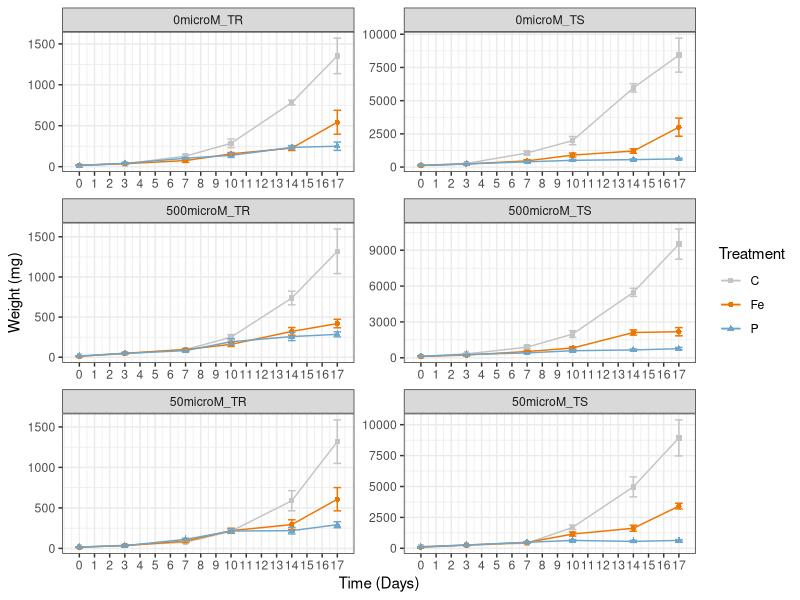
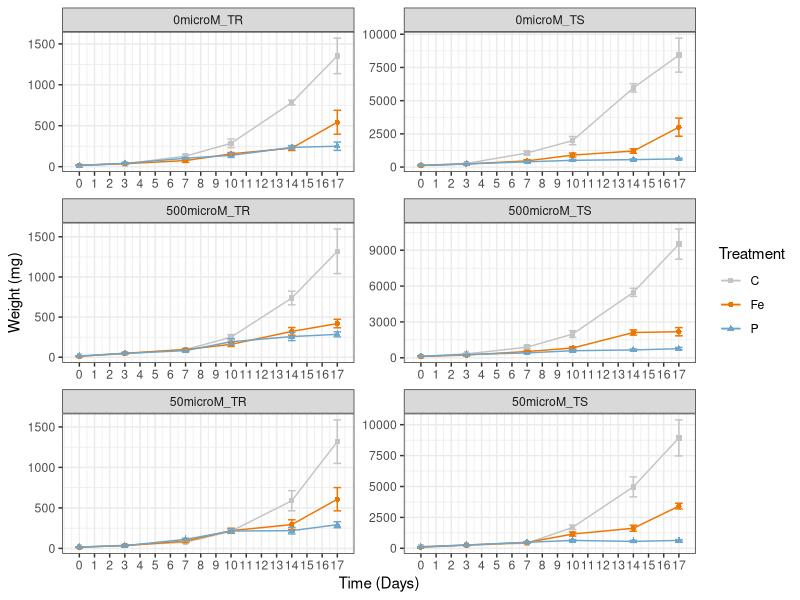

Generate these figures, in order, with R:
library(readr)
library(ggpubr)
library(ggplot2)
library(reshape2)
library(tidyverse)
library(plyr)
library(dplyr)



#Scatter line + error bars (STD.Err) ####

table2 <- read.csv("DATA_weight.csv", sep=";",
                   header=T)


#table2 <- table2 %>% drop_na(value)


Summary_table <- ddply(table2, c("Treatment", "Time", "Species_Tissue"), summarise,
                       N    = sum(!is.na(Value)),
                       mean = mean(Value, na.rm=TRUE),
                       sd   = sd(Value, na.rm=TRUE),
                       se   = sd / sqrt(N))
Summary_table


f2 <- ggplot(Summary_table, aes(x = Time, y = mean, group = Treatment, colour = Treatment)) + 
  geom_line(aes(group = Treatment)) + 
  geom_point(aes(shape = Treatment)) + 
  scale_shape_manual(values = c(15:18)) +
  scale_color_manual(values=c("grey77", "darkorange2", "skyblue3"))+
  geom_errorbar(aes(ymin = mean-se, ymax = mean+se, group = Treatment), width = 0.5) +
  theme_bw() +
  scale_x_continuous(breaks=seq(0,17,1))
f2 + facet_wrap(~Species_Tissue, scales="free", ncol = 2) + 
  ylab("Weight (mg)") + 
  xlab("Time (Days)") 


ggsave(filename = "Weight_Scatter-lines_errorbars(bw).pdf", plot = last_plot(), dpi = 600, units = "cm", width = 70, height = 80, scale = 0.5)
